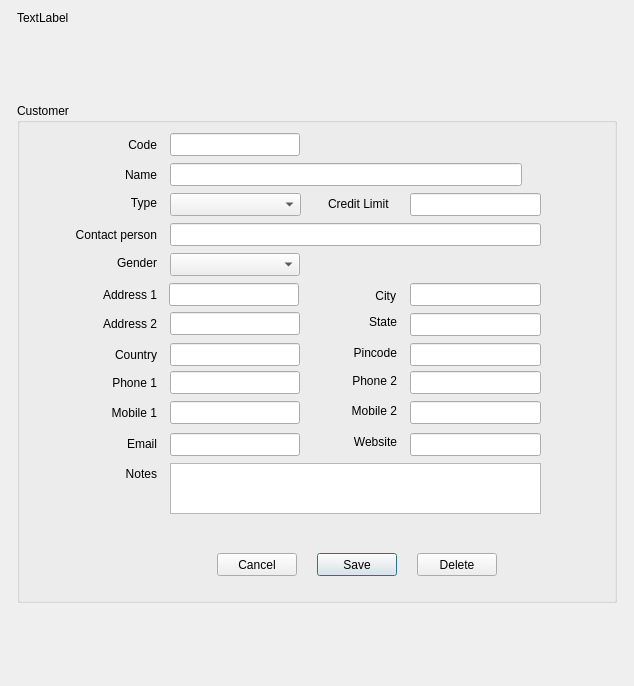
<?xml version="1.0" encoding="UTF-8"?>
<ui version="4.0">
 <class>CustomerForm</class>
 <widget class="QWidget" name="CustomerForm">
  <property name="geometry">
   <rect>
    <x>0</x>
    <y>0</y>
    <width>634</width>
    <height>686</height>
   </rect>
  </property>
  <property name="minimumSize">
   <size>
    <width>0</width>
    <height>0</height>
   </size>
  </property>
  <property name="windowTitle">
   <string>Form</string>
  </property>
  <layout class="QHBoxLayout" name="horizontalLayout_2">
   <item>
    <layout class="QHBoxLayout" name="horizontalLayout">
     <item>
      <spacer name="horizontalSpacer">
       <property name="orientation">
        <enum>Qt::Horizontal</enum>
       </property>
       <property name="sizeHint" stdset="0">
        <size>
         <width>40</width>
         <height>20</height>
        </size>
       </property>
      </spacer>
     </item>
     <item>
      <layout class="QVBoxLayout" name="verticalLayout">
       <item>
        <widget class="QLabel" name="flashMsgUp">
         <property name="maximumSize">
          <size>
           <width>600</width>
           <height>16777215</height>
          </size>
         </property>
         <property name="text">
          <string>TextLabel</string>
         </property>
         <property name="scaledContents">
          <bool>true</bool>
         </property>
         <property name="wordWrap">
          <bool>true</bool>
         </property>
        </widget>
       </item>
       <item>
        <spacer name="verticalSpacer">
         <property name="orientation">
          <enum>Qt::Vertical</enum>
         </property>
         <property name="sizeHint" stdset="0">
          <size>
           <width>20</width>
           <height>40</height>
          </size>
         </property>
        </spacer>
       </item>
       <item>
        <widget class="QGroupBox" name="groupBox">
         <property name="minimumSize">
          <size>
           <width>600</width>
           <height>500</height>
          </size>
         </property>
         <property name="title">
          <string>Customer</string>
         </property>
         <widget class="QPushButton" name="pushButtonDelete">
          <property name="geometry">
           <rect>
            <x>400</x>
            <y>450</y>
            <width>80</width>
            <height>23</height>
           </rect>
          </property>
          <property name="text">
           <string>Delete</string>
          </property>
         </widget>
         <widget class="QLineEdit" name="lineEditAddress2">
          <property name="geometry">
           <rect>
            <x>153</x>
            <y>209</y>
            <width>130</width>
            <height>23</height>
           </rect>
          </property>
         </widget>
         <widget class="QComboBox" name="comboBoxGender">
          <property name="geometry">
           <rect>
            <x>153</x>
            <y>150</y>
            <width>130</width>
            <height>23</height>
           </rect>
          </property>
         </widget>
         <widget class="QLabel" name="label_19">
          <property name="geometry">
           <rect>
            <x>40</x>
            <y>361</y>
            <width>100</width>
            <height>20</height>
           </rect>
          </property>
          <property name="layoutDirection">
           <enum>Qt::LeftToRight</enum>
          </property>
          <property name="text">
           <string>Notes</string>
          </property>
          <property name="alignment">
           <set>Qt::AlignRight|Qt::AlignTrailing|Qt::AlignVCenter</set>
          </property>
          <property name="wordWrap">
           <bool>false</bool>
          </property>
         </widget>
         <widget class="QLineEdit" name="lineEditPincode">
          <property name="geometry">
           <rect>
            <x>393</x>
            <y>240</y>
            <width>131</width>
            <height>23</height>
           </rect>
          </property>
         </widget>
         <widget class="QLabel" name="label_4">
          <property name="geometry">
           <rect>
            <x>311</x>
            <y>93</y>
            <width>71</width>
            <height>16</height>
           </rect>
          </property>
          <property name="layoutDirection">
           <enum>Qt::LeftToRight</enum>
          </property>
          <property name="text">
           <string>Credit Limit</string>
          </property>
          <property name="wordWrap">
           <bool>false</bool>
          </property>
         </widget>
         <widget class="QPushButton" name="pushButtonCancel">
          <property name="enabled">
           <bool>true</bool>
          </property>
          <property name="geometry">
           <rect>
            <x>200</x>
            <y>450</y>
            <width>80</width>
            <height>23</height>
           </rect>
          </property>
          <property name="text">
           <string>Cancel</string>
          </property>
          <property name="default">
           <bool>false</bool>
          </property>
         </widget>
         <widget class="QLabel" name="label_11">
          <property name="geometry">
           <rect>
            <x>40</x>
            <y>242</y>
            <width>100</width>
            <height>20</height>
           </rect>
          </property>
          <property name="layoutDirection">
           <enum>Qt::LeftToRight</enum>
          </property>
          <property name="text">
           <string>Country</string>
          </property>
          <property name="alignment">
           <set>Qt::AlignRight|Qt::AlignTrailing|Qt::AlignVCenter</set>
          </property>
          <property name="wordWrap">
           <bool>false</bool>
          </property>
         </widget>
         <widget class="QLineEdit" name="lineEditState">
          <property name="geometry">
           <rect>
            <x>393</x>
            <y>210</y>
            <width>131</width>
            <height>23</height>
           </rect>
          </property>
         </widget>
         <widget class="QLabel" name="label_8">
          <property name="geometry">
           <rect>
            <x>319</x>
            <y>185</y>
            <width>60</width>
            <height>15</height>
           </rect>
          </property>
          <property name="layoutDirection">
           <enum>Qt::LeftToRight</enum>
          </property>
          <property name="text">
           <string>City</string>
          </property>
          <property name="alignment">
           <set>Qt::AlignRight|Qt::AlignTrailing|Qt::AlignVCenter</set>
          </property>
          <property name="wordWrap">
           <bool>false</bool>
          </property>
         </widget>
         <widget class="QLineEdit" name="lineEditEmail">
          <property name="geometry">
           <rect>
            <x>153</x>
            <y>330</y>
            <width>130</width>
            <height>23</height>
           </rect>
          </property>
         </widget>
         <widget class="QPushButton" name="pushButtonSave">
          <property name="geometry">
           <rect>
            <x>300</x>
            <y>450</y>
            <width>80</width>
            <height>23</height>
           </rect>
          </property>
          <property name="text">
           <string>Save</string>
          </property>
          <property name="default">
           <bool>true</bool>
          </property>
         </widget>
         <widget class="QLineEdit" name="lineEditName">
          <property name="geometry">
           <rect>
            <x>153</x>
            <y>60</y>
            <width>352</width>
            <height>23</height>
           </rect>
          </property>
         </widget>
         <widget class="QComboBox" name="comboBoxType">
          <property name="geometry">
           <rect>
            <x>153</x>
            <y>90</y>
            <width>131</width>
            <height>23</height>
           </rect>
          </property>
         </widget>
         <widget class="QLabel" name="label_5">
          <property name="geometry">
           <rect>
            <x>40</x>
            <y>122</y>
            <width>100</width>
            <height>20</height>
           </rect>
          </property>
          <property name="layoutDirection">
           <enum>Qt::LeftToRight</enum>
          </property>
          <property name="text">
           <string>Contact person</string>
          </property>
          <property name="alignment">
           <set>Qt::AlignRight|Qt::AlignTrailing|Qt::AlignVCenter</set>
          </property>
          <property name="wordWrap">
           <bool>false</bool>
          </property>
         </widget>
         <widget class="QLabel" name="label_15">
          <property name="geometry">
           <rect>
            <x>320</x>
            <y>300</y>
            <width>60</width>
            <height>15</height>
           </rect>
          </property>
          <property name="layoutDirection">
           <enum>Qt::LeftToRight</enum>
          </property>
          <property name="text">
           <string>Mobile 2</string>
          </property>
          <property name="alignment">
           <set>Qt::AlignRight|Qt::AlignTrailing|Qt::AlignVCenter</set>
          </property>
          <property name="wordWrap">
           <bool>false</bool>
          </property>
         </widget>
         <widget class="QLabel" name="label">
          <property name="geometry">
           <rect>
            <x>40</x>
            <y>32</y>
            <width>100</width>
            <height>20</height>
           </rect>
          </property>
          <property name="layoutDirection">
           <enum>Qt::LeftToRight</enum>
          </property>
          <property name="text">
           <string>Code</string>
          </property>
          <property name="alignment">
           <set>Qt::AlignRight|Qt::AlignTrailing|Qt::AlignVCenter</set>
          </property>
          <property name="wordWrap">
           <bool>false</bool>
          </property>
         </widget>
         <widget class="QLineEdit" name="lineEditContactPerson">
          <property name="geometry">
           <rect>
            <x>153</x>
            <y>120</y>
            <width>371</width>
            <height>23</height>
           </rect>
          </property>
         </widget>
         <widget class="QTextEdit" name="textEditNote">
          <property name="geometry">
           <rect>
            <x>153</x>
            <y>360</y>
            <width>371</width>
            <height>51</height>
           </rect>
          </property>
         </widget>
         <widget class="QLabel" name="label_16">
          <property name="geometry">
           <rect>
            <x>40</x>
            <y>300</y>
            <width>100</width>
            <height>20</height>
           </rect>
          </property>
          <property name="layoutDirection">
           <enum>Qt::LeftToRight</enum>
          </property>
          <property name="text">
           <string>Mobile 1</string>
          </property>
          <property name="alignment">
           <set>Qt::AlignRight|Qt::AlignTrailing|Qt::AlignVCenter</set>
          </property>
          <property name="wordWrap">
           <bool>false</bool>
          </property>
         </widget>
         <widget class="QLineEdit" name="lineEditPhone1">
          <property name="geometry">
           <rect>
            <x>153</x>
            <y>268</y>
            <width>130</width>
            <height>23</height>
           </rect>
          </property>
         </widget>
         <widget class="QLineEdit" name="lineEditMobile1">
          <property name="geometry">
           <rect>
            <x>153</x>
            <y>298</y>
            <width>130</width>
            <height>23</height>
           </rect>
          </property>
         </widget>
         <widget class="QLineEdit" name="lineEditAddress1">
          <property name="geometry">
           <rect>
            <x>152</x>
            <y>180</y>
            <width>130</width>
            <height>23</height>
           </rect>
          </property>
         </widget>
         <widget class="QLabel" name="label_13">
          <property name="geometry">
           <rect>
            <x>320</x>
            <y>270</y>
            <width>60</width>
            <height>15</height>
           </rect>
          </property>
          <property name="layoutDirection">
           <enum>Qt::LeftToRight</enum>
          </property>
          <property name="text">
           <string>Phone 2</string>
          </property>
          <property name="alignment">
           <set>Qt::AlignRight|Qt::AlignTrailing|Qt::AlignVCenter</set>
          </property>
          <property name="wordWrap">
           <bool>false</bool>
          </property>
         </widget>
         <widget class="QLineEdit" name="lineEditCreditLimit">
          <property name="geometry">
           <rect>
            <x>393</x>
            <y>90</y>
            <width>131</width>
            <height>23</height>
           </rect>
          </property>
         </widget>
         <widget class="QLineEdit" name="lineEditWebsite">
          <property name="geometry">
           <rect>
            <x>393</x>
            <y>330</y>
            <width>131</width>
            <height>23</height>
           </rect>
          </property>
         </widget>
         <widget class="QLabel" name="label_14">
          <property name="geometry">
           <rect>
            <x>40</x>
            <y>270</y>
            <width>100</width>
            <height>20</height>
           </rect>
          </property>
          <property name="layoutDirection">
           <enum>Qt::LeftToRight</enum>
          </property>
          <property name="text">
           <string>Phone 1</string>
          </property>
          <property name="alignment">
           <set>Qt::AlignRight|Qt::AlignTrailing|Qt::AlignVCenter</set>
          </property>
          <property name="wordWrap">
           <bool>false</bool>
          </property>
         </widget>
         <widget class="QLineEdit" name="lineEditMobile2">
          <property name="geometry">
           <rect>
            <x>393</x>
            <y>298</y>
            <width>131</width>
            <height>23</height>
           </rect>
          </property>
         </widget>
         <widget class="QLabel" name="label_6">
          <property name="geometry">
           <rect>
            <x>40</x>
            <y>150</y>
            <width>100</width>
            <height>20</height>
           </rect>
          </property>
          <property name="layoutDirection">
           <enum>Qt::LeftToRight</enum>
          </property>
          <property name="text">
           <string>Gender</string>
          </property>
          <property name="alignment">
           <set>Qt::AlignRight|Qt::AlignTrailing|Qt::AlignVCenter</set>
          </property>
          <property name="wordWrap">
           <bool>false</bool>
          </property>
         </widget>
         <widget class="QLineEdit" name="lineEditCode">
          <property name="geometry">
           <rect>
            <x>153</x>
            <y>30</y>
            <width>130</width>
            <height>23</height>
           </rect>
          </property>
         </widget>
         <widget class="QLabel" name="label_10">
          <property name="geometry">
           <rect>
            <x>320</x>
            <y>211</y>
            <width>60</width>
            <height>15</height>
           </rect>
          </property>
          <property name="layoutDirection">
           <enum>Qt::LeftToRight</enum>
          </property>
          <property name="text">
           <string>State</string>
          </property>
          <property name="alignment">
           <set>Qt::AlignRight|Qt::AlignTrailing|Qt::AlignVCenter</set>
          </property>
          <property name="wordWrap">
           <bool>false</bool>
          </property>
         </widget>
         <widget class="QLineEdit" name="lineEditCity">
          <property name="geometry">
           <rect>
            <x>393</x>
            <y>180</y>
            <width>131</width>
            <height>23</height>
           </rect>
          </property>
         </widget>
         <widget class="QLabel" name="label_2">
          <property name="geometry">
           <rect>
            <x>40</x>
            <y>62</y>
            <width>100</width>
            <height>20</height>
           </rect>
          </property>
          <property name="layoutDirection">
           <enum>Qt::LeftToRight</enum>
          </property>
          <property name="text">
           <string>Name</string>
          </property>
          <property name="alignment">
           <set>Qt::AlignRight|Qt::AlignTrailing|Qt::AlignVCenter</set>
          </property>
          <property name="wordWrap">
           <bool>false</bool>
          </property>
         </widget>
         <widget class="QLabel" name="label_17">
          <property name="geometry">
           <rect>
            <x>320</x>
            <y>331</y>
            <width>60</width>
            <height>15</height>
           </rect>
          </property>
          <property name="layoutDirection">
           <enum>Qt::LeftToRight</enum>
          </property>
          <property name="text">
           <string>Website</string>
          </property>
          <property name="alignment">
           <set>Qt::AlignRight|Qt::AlignTrailing|Qt::AlignVCenter</set>
          </property>
          <property name="wordWrap">
           <bool>false</bool>
          </property>
         </widget>
         <widget class="QLabel" name="label_18">
          <property name="geometry">
           <rect>
            <x>40</x>
            <y>331</y>
            <width>100</width>
            <height>20</height>
           </rect>
          </property>
          <property name="layoutDirection">
           <enum>Qt::LeftToRight</enum>
          </property>
          <property name="text">
           <string>Email</string>
          </property>
          <property name="alignment">
           <set>Qt::AlignRight|Qt::AlignTrailing|Qt::AlignVCenter</set>
          </property>
          <property name="wordWrap">
           <bool>false</bool>
          </property>
         </widget>
         <widget class="QLabel" name="label_3">
          <property name="geometry">
           <rect>
            <x>40</x>
            <y>90</y>
            <width>100</width>
            <height>20</height>
           </rect>
          </property>
          <property name="layoutDirection">
           <enum>Qt::LeftToRight</enum>
          </property>
          <property name="text">
           <string>Type</string>
          </property>
          <property name="alignment">
           <set>Qt::AlignRight|Qt::AlignTrailing|Qt::AlignVCenter</set>
          </property>
          <property name="wordWrap">
           <bool>false</bool>
          </property>
         </widget>
         <widget class="QLineEdit" name="lineEditPhone2">
          <property name="geometry">
           <rect>
            <x>393</x>
            <y>268</y>
            <width>131</width>
            <height>23</height>
           </rect>
          </property>
         </widget>
         <widget class="QLabel" name="label_7">
          <property name="geometry">
           <rect>
            <x>40</x>
            <y>182</y>
            <width>100</width>
            <height>20</height>
           </rect>
          </property>
          <property name="layoutDirection">
           <enum>Qt::LeftToRight</enum>
          </property>
          <property name="text">
           <string>Address 1</string>
          </property>
          <property name="alignment">
           <set>Qt::AlignRight|Qt::AlignTrailing|Qt::AlignVCenter</set>
          </property>
          <property name="wordWrap">
           <bool>false</bool>
          </property>
         </widget>
         <widget class="QLabel" name="label_9">
          <property name="geometry">
           <rect>
            <x>40</x>
            <y>211</y>
            <width>100</width>
            <height>20</height>
           </rect>
          </property>
          <property name="layoutDirection">
           <enum>Qt::LeftToRight</enum>
          </property>
          <property name="text">
           <string>Address 2</string>
          </property>
          <property name="alignment">
           <set>Qt::AlignRight|Qt::AlignTrailing|Qt::AlignVCenter</set>
          </property>
          <property name="wordWrap">
           <bool>false</bool>
          </property>
         </widget>
         <widget class="QLineEdit" name="lineEditCountry">
          <property name="geometry">
           <rect>
            <x>153</x>
            <y>240</y>
            <width>130</width>
            <height>23</height>
           </rect>
          </property>
         </widget>
         <widget class="QLabel" name="label_12">
          <property name="geometry">
           <rect>
            <x>320</x>
            <y>242</y>
            <width>60</width>
            <height>15</height>
           </rect>
          </property>
          <property name="layoutDirection">
           <enum>Qt::LeftToRight</enum>
          </property>
          <property name="text">
           <string>Pincode</string>
          </property>
          <property name="alignment">
           <set>Qt::AlignRight|Qt::AlignTrailing|Qt::AlignVCenter</set>
          </property>
          <property name="wordWrap">
           <bool>false</bool>
          </property>
         </widget>
        </widget>
       </item>
       <item>
        <spacer name="verticalSpacer_2">
         <property name="orientation">
          <enum>Qt::Vertical</enum>
         </property>
         <property name="sizeHint" stdset="0">
          <size>
           <width>20</width>
           <height>40</height>
          </size>
         </property>
        </spacer>
       </item>
      </layout>
     </item>
     <item>
      <spacer name="horizontalSpacer_2">
       <property name="orientation">
        <enum>Qt::Horizontal</enum>
       </property>
       <property name="sizeHint" stdset="0">
        <size>
         <width>40</width>
         <height>20</height>
        </size>
       </property>
      </spacer>
     </item>
    </layout>
   </item>
  </layout>
 </widget>
 <tabstops>
  <tabstop>lineEditCode</tabstop>
  <tabstop>lineEditName</tabstop>
  <tabstop>comboBoxType</tabstop>
  <tabstop>lineEditCreditLimit</tabstop>
  <tabstop>lineEditContactPerson</tabstop>
  <tabstop>comboBoxGender</tabstop>
  <tabstop>lineEditAddress1</tabstop>
  <tabstop>lineEditAddress2</tabstop>
  <tabstop>lineEditCity</tabstop>
  <tabstop>lineEditState</tabstop>
  <tabstop>lineEditCountry</tabstop>
  <tabstop>lineEditPincode</tabstop>
  <tabstop>lineEditPhone1</tabstop>
  <tabstop>lineEditPhone2</tabstop>
  <tabstop>lineEditMobile1</tabstop>
  <tabstop>lineEditMobile2</tabstop>
  <tabstop>lineEditEmail</tabstop>
  <tabstop>lineEditWebsite</tabstop>
  <tabstop>textEditNote</tabstop>
  <tabstop>pushButtonSave</tabstop>
  <tabstop>pushButtonDelete</tabstop>
 </tabstops>
 <resources/>
 <connections/>
</ui>
